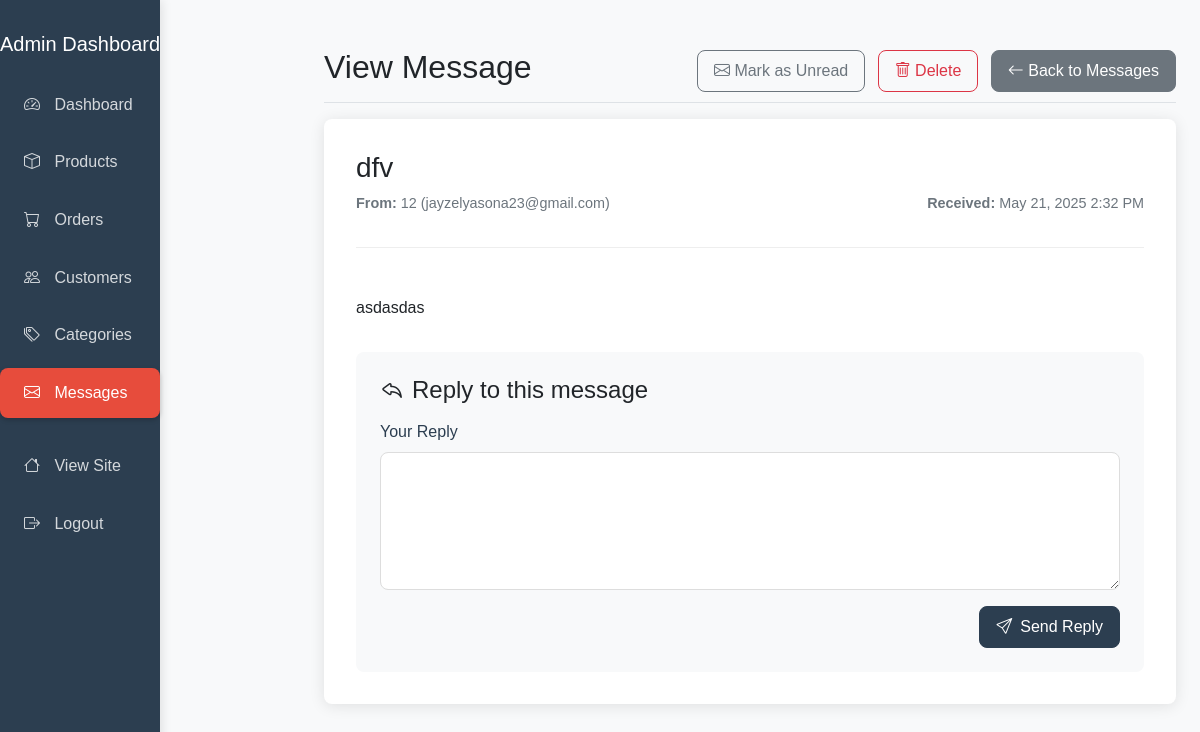
The app's page /admin/message_view.php?id=1 (signed in) with its own data.
### tables this page shows
CREATE TABLE `contact_messages` (
  `id` int(11) NOT NULL,
  `name` varchar(100) NOT NULL,
  `email` varchar(100) NOT NULL,
  `subject` varchar(255) NOT NULL,
  `message` text NOT NULL,
  `is_read` tinyint(1) DEFAULT 0,
  `created_at` timestamp NOT NULL DEFAULT current_timestamp()
);

### admin/message_view.php (the view, shortened to what this page needs)
<?php
require_once "../config/database.php";
$message_id = $_GET['id'];
$sql = "SELECT * FROM contact_messages WHERE id = ?";
$stmt = mysqli_prepare($conn, $sql);
mysqli_stmt_bind_param($stmt, "i", $message_id);
mysqli_stmt_execute($stmt);
$result = mysqli_stmt_get_result($stmt);
$message = mysqli_fetch_assoc($result);
?>
<!DOCTYPE html>
<html lang="en">
<head>
    <link href="https://cdn.jsdelivr.net/npm/bootstrap@5.1.3/dist/css/bootstrap.min.css" rel="stylesheet">
    <link rel="stylesheet" href="https://cdn.jsdelivr.net/npm/bootstrap-icons@1.7.2/font/bootstrap-icons.css">
    <link rel="stylesheet" href="../assets/css/admin.css">
</head>
<body>
    <div class="container-fluid">
        <div class="row">
            <?php include 'sidebar.php'; ?>
            <main class="col-md-9 ms-sm-auto col-lg-9 px-md-4">
                <div class="d-flex justify-content-between flex-wrap flex-md-nowrap align-items-center pt-3 pb-2 mb-3 border-bottom">
                    <h1 class="h2">View Message</h1>
                    <div>
                        <?php if($message['is_read'] == 1): ?>
                            <a href="messages.php?mark_unread=<?php echo $message['id']; ?>" class="btn btn-outline-secondary me-2">
                                <i class="bi bi-envelope"></i> Mark as Unread
                            </a>
                        <?php else: ?>
                            <a href="messages.php?mark_read=<?php echo $message['id']; ?>" class="btn btn-outline-primary me-2">
                                <i class="bi bi-envelope-open"></i> Mark as Read
                            </a>
                        <?php endif; ?>
                        <a href="messages.php?delete=<?php echo $message['id']; ?>" class="btn btn-outline-danger me-2" onclick="return confirm('Are you sure you want to delete this message?');">
                            <i class="bi bi-trash"></i> Delete
                        </a>
                        <a href="messages.php" class="btn btn-secondary">
                            <i class="bi bi-arrow-left"></i> Back to Messages
                        </a>
                    </div>
                </div>
                <div class="message-container">
                    <div class="message-header">
                        <h3><?php echo htmlspecialchars($message['subject']); ?></h3>
                        <div class="message-meta">
                            <div class="row">
                                <div class="col-md-6">
                                    <p><strong>From:</strong> <?php echo htmlspecialchars($message['name']); ?> (<?php echo htmlspecialchars($message['email']); ?>)</p>
                                </div>
                                <div class="col-md-6 text-md-end">
                                    <p><strong>Received:</strong> <?php echo date('F j, Y g:i A', strtotime($message['created_at'])); ?></p>
                                </div>
                            </div>
                        </div>
                    </div>
                    <div class="message-body">
                        <?php echo nl2br(htmlspecialchars($message['message'])); ?>
                    </div>
                    <div class="reply-form">
                        <h4 class="mb-3"><i class="bi bi-reply me-2"></i>Reply to this message</h4>
                        <form method="post" action="<?php echo htmlspecialchars($_SERVER["PHP_SELF"] . "?id=" . $message_id); ?>">
                            <div class="mb-3">
                                <label for="reply_message" class="form-label">Your Reply</label>
                                <textarea class="form-control" id="reply_message" name="reply_message" rows="5" required></textarea>
                            </div>
                            <div class="text-end">
                                <button type="submit" class="btn btn-primary">
                                    <i class="bi bi-send me-2"></i>Send Reply
                                </button>
                            </div>
                        </form>
                    </div>
                </div>
            </main>
        </div>
    </div>
</body>
</html>

### assets/css/admin.css (style rules this page uses)
:root { --admin-primary: #2c3e50; --admin-secondary: #e74c3c; --admin-accent: #3498db; --admin-light: #ecf0f1; --admin-dark: #2c3e50; --admin-success: #2ecc71; --admin-warning: #f1c40f; --admin-danger: #e74c3c; --admin-text: #333; --admin-border-radius: 8px; --admin-box-shadow: 0 2px 15px rgba(0, 0, 0, 0.1); --admin-transition: all 0.3s ease; }
body { font-family: 'Poppins', sans-serif; background-color: #f8f9fa; }
main { margin-left: 25%; padding: 2rem; }
.btn { padding: 0.5rem 1rem; border-radius: var(--admin-border-radius); font-weight: 500; transition: var(--admin-transition); }
.btn-primary { background-color: var(--admin-primary); border-color: var(--admin-primary); }
.form-control { border-radius: var(--admin-border-radius); padding: 0.5rem 1rem; border: 1px solid #ddd; transition: var(--admin-transition); }
.form-label { font-weight: 500; color: var(--admin-primary); }

### admin/message_view.php (style rules this page uses)
.message-container { background-color: #fff; border-radius: var(--admin-border-radius); box-shadow: var(--admin-box-shadow); padding: 2rem; margin-bottom: 2rem; }
.message-header { border-bottom: 1px solid #eee; padding-bottom: 1rem; margin-bottom: 1.5rem; }
.message-meta { color: #6c757d; font-size: 0.9rem; }
.message-body { white-space: pre-line; margin-bottom: 2rem; }
.reply-form { background-color: #f8f9fa; border-radius: var(--admin-border-radius); padding: 1.5rem; margin-top: 2rem; }

### records on screen
contact_messages: subject "dfv", name "12", email "jayzelyasona23@gmail.com", created_at "May 21, 2025 2:32 PM", message "asdasdas"
